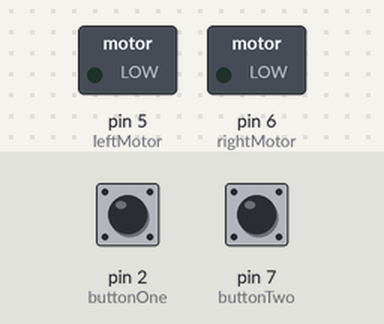
The sketch below on a simulated Arduino Uno, built with avr-gcc and run on an emulated ATmega328P. On the bench: switched loads named in the sketch (green lamp = pin HIGH). The test bench sets the inputs (shaded band); at power-on: pin 2 (buttonOne) HIGH, pin 7 (buttonTwo) HIGH. What the sketch prints to the serial monitor is not drawn.

Above: at 1.2 s.
1.3 s: pin 2 (buttonOne) pulled LOW for 1 s
At 2.1 s:
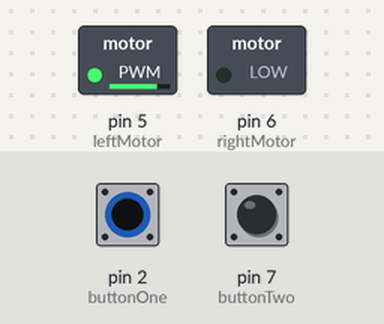
3.8 s: pin 2 (buttonOne) pulled LOW for 0.15 s
At 4.8 s:
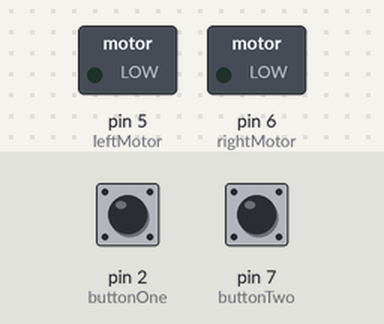
5.4 s: pin 2 (buttonOne) pulled LOW for 3.2 s
At 6.5 s:
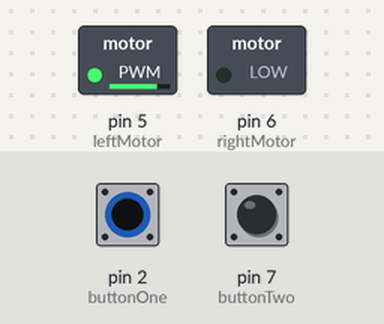
10.1 s: pin 7 (buttonTwo) pulled LOW for 3.2 s
At 11.3 s:
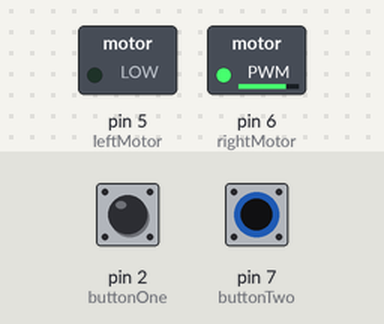
14.8 s: pin 2 (buttonOne) driven LOW and pin 7 (buttonTwo) driven LOW
At 16.1 s:
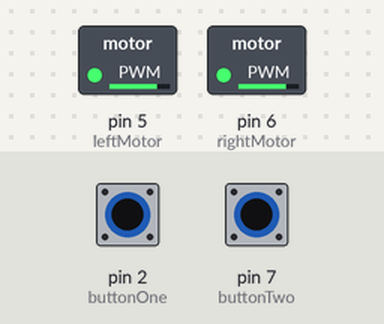
Timing chart, 0 to 17.3 s (numbered marks = the images above; inputs shaded):
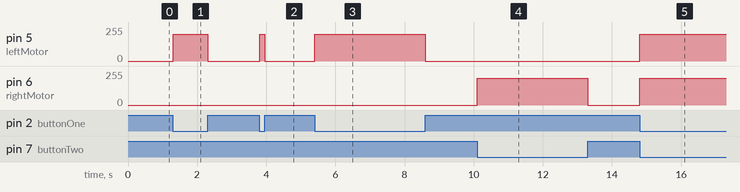

Measured:
- after the input at 1.3 s, pin 5 (leftMotor): 0/255 → 200/255 at once, → 0/255 1.0 s later
- after the input at 3.8 s, pin 5 (leftMotor): 0/255 → 200/255 at once, → 0/255 0.15 s later
- after the input at 5.4 s, pin 5 (leftMotor): 0/255 → 200/255 at once, → 0/255 3.2 s later
- after the input at 10.1 s, pin 6 (rightMotor): 0/255 → 200/255 at once, → 0/255 3.2 s later
- after the input at 14.8 s, pin 5 (leftMotor), pin 6 (rightMotor): 0/255 → 200/255 at once

The sketch:

RobotNav.ino
```cpp
/*
*/

const int buttonOne = 2;     // the number of the pushbutton pin
const int buttonTwo = 7;
const int buttonThree = 9;

const int leftMotor =  5;
const int rightMotor = 6;

int buttonState = 0;         // variable for reading the pushbutton status

void setup() {
  Serial.begin(9600);

  pinMode(leftMotor, OUTPUT);
  pinMode(rightMotor, OUTPUT);

  pinMode(buttonOne, INPUT_PULLUP);
  pinMode(buttonTwo, INPUT_PULLUP);
  pinMode(buttonThree, INPUT_PULLUP);
}

void loop() {
  // read the state of the pushbutton value:
  buttonState += digitalRead(buttonOne);
  buttonState += digitalRead(buttonTwo);
  //buttonState += digitalRead(buttonThree);
  Serial.println(buttonState);
  int dynamicSpeed = 200;

  switch(buttonState){
    case 2://nothing
    digitalWrite(leftMotor, LOW);
    digitalWrite(rightMotor, LOW);
    break;
    case 1://turn left or right
    if (digitalRead(buttonOne)){
      digitalWrite(leftMotor, LOW);
      analogWrite(rightMotor, dynamicSpeed);
      //digitalWrite(leftMotor, LOW);
      //digitalWrite(rightMotor, HIGH);
    }
    else if (digitalRead(buttonTwo)){
      analogWrite(leftMotor, dynamicSpeed);
      digitalWrite(rightMotor, LOW);
      //digitalWrite(leftMotor, HIGH);
      //digitalWrite(rightMotor, LOW);
    }
    break;
    case 0://forward
    analogWrite(leftMotor, dynamicSpeed);
    analogWrite(rightMotor, dynamicSpeed);
    //digitalWrite(leftMotor, HIGH);
    //digitalWrite(rightMotor, HIGH);
    break;
    case 4://backward
    //TODO build HBRIDGE
    break;
    default://error stop anyways
    digitalWrite(leftMotor, LOW);
    digitalWrite(rightMotor, LOW);
    break;
  }
  //reset buttonState
  buttonState = 0;
}
```
